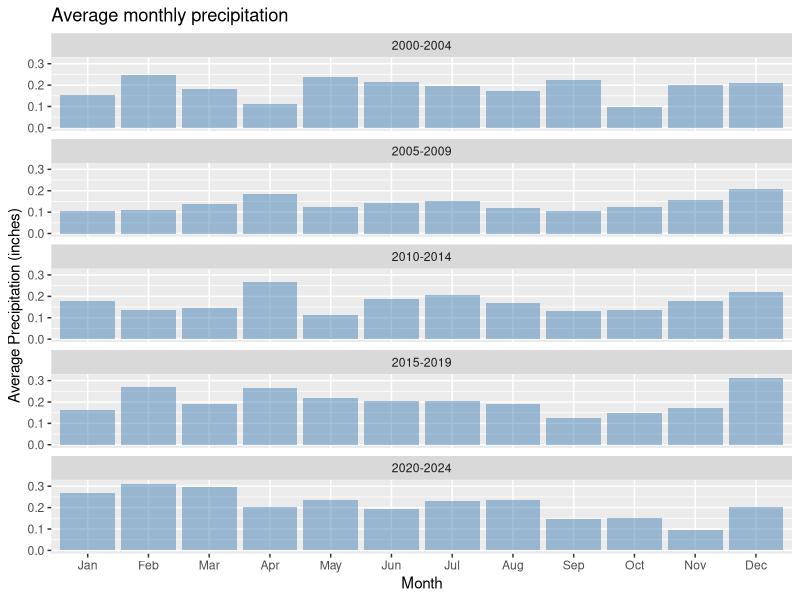

This chart was generated by the following R code:
## ---- chunk 1
knitr::opts_chunk$set(echo = FALSE,message = FALSE)
#Load library
library(tidyverse)
#set working directory
setwd('/Users/solomonsakakeeny-smith/Desktop/solomon_datalab/Datalab_2024/climate_sewanee')
#making dataset
weather<-read_csv('sewanee_weather.csv')
## ---- chunk 2
#Make a Month and Year column
weather<-weather %>% 
  mutate(year=year(ymd(DATE)),
         month=month(ymd(DATE)),
         month_name=month.abb[month]) %>% 
  mutate(month_name=fct_reorder(month_name,month)) %>% 
  mutate(yrblock = case_when(
      year >= 2000 & year <= 2004  ~ "2000-2004",
      year >= 2005 & year <= 2009  ~ "2005-2009",
      year >= 2010 & year <= 2014  ~ "2010-2014",
      year >= 2015 & year <= 2019  ~ "2015-2019",
      year >= 2020 & year <= 2024  ~ "2020-2024",
      .default = "other"
    ))
# #Finding Monthly averages for year groups
# group1<-weather %>%
#   filter(yrblock=='2000-2004') %>%
#   group_by(month_name) %>%
#   summarise(average_monthy_rain_group1=mean(PRCP,na.rm = TRUE))
# group2<-weather %>%
#   filter(yrblock=='2005-2009') %>%
#   group_by(month_name) %>%
#   summarise(average_monthy_rain_group2=mean(PRCP,na.rm = TRUE))
# group3<-weather %>%
#   filter(yrblock=='2010-2014') %>%
#   group_by(month_name) %>%
#   summarise(average_monthy_rain_group3=mean(PRCP,na.rm = TRUE))
# group4<-weather %>%
#   filter(yrblock=='2015-2019') %>%
#   group_by(month_name) %>%
#   summarise(average_monthy_rain_group4=mean(PRCP,na.rm = TRUE))
# group5<-weather %>%
#   filter(yrblock=='2020-2024') %>%
#   group_by(month_name) %>%
#   summarise(average_monthy_rain_group5=mean(PRCP,na.rm = TRUE))
# #Make graph
# ggplot(data = group1,aes(x=month_name,y=average_monthy_rain_group1))+
#   geom_col(alpha=.5,fill='steelblue')+
#   labs(title = 'Average monthly precipitation from 2000-2004',x='Month',y='Average Precipitation (inches)')
# ggplot(data = group2,aes(x=month_name,y=average_monthy_rain_group2))+
#   geom_col(alpha=.5,fill='steelblue')+
#   labs(title = 'Average monthly precipitation from 2005-2009',x='Month',y='Average Precipitation (inches)')
# ggplot(data = group3,aes(x=month_name,y=average_monthy_rain_group3))+
#   geom_col(alpha=.5,fill='steelblue')+
#   labs(title = 'Average monthly precipitation from 2010-2014',x='Month',y='Average Precipitation (inches)')
# ggplot(data = group4,aes(x=month_name,y=average_monthy_rain_group4))+
#   geom_col(alpha=.5,fill='steelblue')+
#   labs(title = 'Average monthly precipitation from 2015-2019',x='Month',y='Average Precipitation (inches)')
# ggplot(data = group5,aes(x=month_name,y=average_monthy_rain_group5))+
#   geom_col(alpha=.5,fill='steelblue')+
#   labs(title = 'Average monthly precipitation from 2020-2024',x='Month',y='Average Precipitation (inches)')

weather_2.0<-weather %>% 
  group_by(yrblock,month_name) %>% 
  summarise(average_monthly_precipitation=mean(PRCP,na.rm=TRUE))
ggplot(data = weather_2.0,aes(x=month_name,y=average_monthly_precipitation))+
  geom_col(alpha=.5,fill='steelblue')+
  labs(title = 'Average monthly precipitation',x='Month',y='Average Precipitation (inches)')+
  facet_wrap(~yrblock,ncol=1)
  

